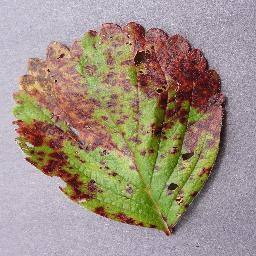
#> input picture mobile/assets/catalog/Strawberry_Leaf_scorch.jpg, 256 x 256 px
$ python -i validation.py   (imports and definitions only)
#> lines starting #> are read from the running program, lines starting #| are printed output that depends on the picture; after the words box and inside, x2 and y2 are one past the last pixel; in counts of white or black regions, pixels touching at a corner belong together
"""Rasm validatsiyasi: o'lcham ≥224×224, yorug'lik, xiralik (Laplacian variance), o'simlik bor-yo'qligi."""
from dataclasses import dataclass

import numpy as np
from PIL import Image

MIN_SIDE = 224
MIN_BRIGHTNESS = 35
MAX_BRIGHTNESS = 235
# Xiralik 320px'ga kichraytirilgan rasmda, eng tiniq 1/4 bo'laklar bo'yicha o'lchanadi:
# telefonning ozgina "yumshoq" surati va orqa foni xira (bokeh) close-up'lar o'tadi,
# faqat haqiqatan xira (qimirlagan, fokussiz) rasmlar rad etiladi.
SHARPNESS_SIDE = 320
SHARPNESS_GRID = 4
MIN_LAPLACIAN_VAR = 5.0
MIN_PLANT_RATIO = 0.08


@dataclass
class ValidationResult:
    ok: bool
    reason: str | None = None
    brightness: float = 0.0
    sharpness: float = 0.0
    plant_ratio: float = 0.0


def laplacian_variance(gray: np.ndarray) -> float:
    """OpenCV cv2.Laplacian(gray, CV_64F).var() ekvivalenti (3x3 yadro)."""
    g = gray.astype(np.float64)
    lap = (-4 * g[1:-1, 1:-1] + g[:-2, 1:-1] + g[2:, 1:-1] + g[1:-1, :-2] + g[1:-1, 2:])
    return float(lap.var())


def sharpness(img: Image.Image) -> float:
    """Rasmning eng tiniq qismlari (4×4 to'rning yuqori chorak bo'laklari) Laplacian variance o'rtachasi."""
    small = img.convert("L")
    small.thumbnail((SHARPNESS_SIDE, SHARPNESS_SIDE))
    g = np.asarray(small)
    h, w = g.shape
    n = SHARPNESS_GRID
    tiles = sorted(
        (laplacian_variance(g[i * h // n:(i + 1) * h // n, j * w // n:(j + 1) * w // n]) for i in range(n) for j in range(n)),
        reverse=True,
    )
    top = tiles[: max(1, len(tiles) // 4)]
    return float(sum(top) / len(top))


def vegetation_masks(rgb: np.ndarray) -> tuple[np.ndarray, np.ndarray]:
    """(barg piksellar maskasi, dog'/zararlangan piksellar maskasi) — HSV evristikasi."""
    hsv = np.asarray(Image.fromarray(rgb).convert("HSV"), dtype=np.float32)
    h, s, v = hsv[..., 0] * 360 / 255, hsv[..., 1] / 255, hsv[..., 2] / 255
    green = (h >= 60) & (h <= 170) & (s > 0.18) & (v > 0.15)
    lesion = (h >= 10) & (h < 60) & (s > 0.25) & (v > 0.12)  # sariq/qo'ng'ir dog'lar
    dark_spots = (v < 0.22) & (s > 0.15)
    return green | lesion, lesion | dark_spots


def validate(img: Image.Image) -> ValidationResult:
    w, h = img.size
    if min(w, h) < MIN_SIDE:
        return ValidationResult(False, f"Rasm juda kichik ({w}×{h}). Kamida {MIN_SIDE}×{MIN_SIDE} bo'lishi kerak.")
    small = img.convert("RGB")
    small.thumbnail((512, 512))
    rgb = np.asarray(small)
    gray = np.asarray(small.convert("L"))
    brightness = float(gray.mean())
    if brightness < MIN_BRIGHTNESS:
        return ValidationResult(False, "Rasm juda qorong'i. Yorug' joyda qayta suratga oling.", brightness)
    if brightness > MAX_BRIGHTNESS:
        return ValidationResult(False, "Rasm juda yorug' (oqarib ketgan). Soyaroq joyda suratga oling.", brightness)
    sharp = sharpness(img)
    if sharp < MIN_LAPLACIAN_VAR:
        return ValidationResult(False, "Rasm xira. Kamerani qimirlatmay, bargga fokus qilib suratga oling.", brightness, sharp)
    leaf, _ = vegetation_masks(rgb)
    ratio = float(leaf.mean())
    if ratio < MIN_PLANT_RATIO:
        return ValidationResult(False, "Rasmda o'simlik bargi aniqlanmadi. Bargni kadrga yaqinroq oling.", brightness, sharp, ratio)
    return ValidationResult(True, None, brightness, sharp, ratio)

>>> from PIL import Image
>>> picture = Image.open('../../../mobile/assets/catalog/Strawberry_Leaf_scorch.jpg')
#> picture is the input picture: PIL image 256x256 RGB; mean R, G, B 159.6, 144.1, 130.9
>>> result = validate(picture)
#> in validate, `gray = np.asarray(small.convert("L"))`:
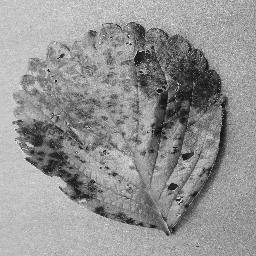
#> gray: shape (256, 256); min 4, max 253, mean 147.3
#> in validate, `brightness = float(gray.mean())`: brightness = 147.3
#> in laplacian_variance (call 16), `g = gray.astype(np.float64)`:
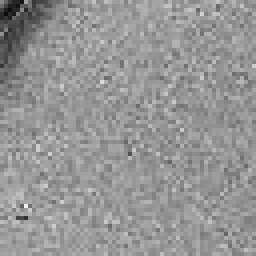
#> g: shape (64, 64) float64 (shown 4 times larger); min 10, max 243, mean 149.4
#> in sharpness, `tiles = sorted( (laplacian_variance(g[i * h // n:(i + 1) * h // n, j *..`: tiles = [12703.7, 9757.2, 8426.6, 7980.9, 7569.7, 7171.5, 6907.1, 6361.1, 5842.2, 5795.8, 5069, 4720.5, 4424.6, 3322.9, 1507.2, 529.2]
#> in sharpness, `top = tiles[: max(1, len(tiles) // 4)]`: top = [12703.7, 9757.2, 8426.6, 7980.9]
#> in validate, `sharp = sharpness(img)`: sharp = 9717.1
#> in vegetation_masks, `hsv = np.asarray(Image.fromarray(rgb).convert("HSV"), dtype=np.float32)`:
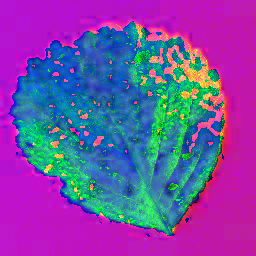
#> hsv: shape (256, 256, 3) float32; mean R, G, B 120.1, 75, 165.8
#> in vegetation_masks, `h, s, v = hsv[..., 0] * 360 / 255, hsv[..., 1] / 255, hsv[..., 2] / 255`:
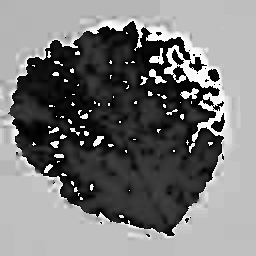
#> h: shape (256, 256) float32; min 0, max 358.6, mean 169.5; drawn with min black and max white
#> in vegetation_masks, `h, s, v = hsv[..., 0] * 360 / 255, hsv[..., 1] / 255, hsv[..., 2] / 255`:
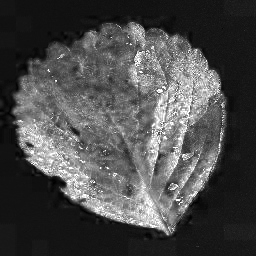
#> s: shape (256, 256) float32; min 0, max 1, mean 0.294
#> in vegetation_masks, `green = (h >= 60) & (h <= 170) & (s > 0.18) & (v > 0.15)`:
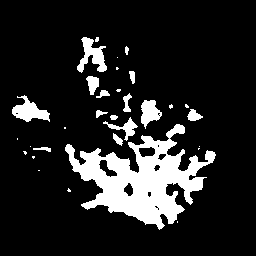
#> green: shape (256, 256) bool; 13.9% white; 31 white regions (16 under 20 px), largest, box (x1, y1, x2, y2) and area: (65, 124, 216, 230) 6661, (77, 37, 107, 73) 518, (12, 95, 50, 122) 515
#> in vegetation_masks, `lesion = (h >= 10) & (h < 60) & (s > 0.25) & (v > 0.12)  # sariq/qo'ng..`: lesion: shape (256, 256) bool; 21.9% white; 36 white regions (27 under 20 px), largest, box (x1, y1, x2, y2) and area: (13, 24, 214, 205) 11867, (178, 130, 223, 191) 943, (88, 183, 189, 235) 860
#> in vegetation_masks, `dark_spots = (v < 0.22) & (s > 0.15)`: dark_spots: shape (256, 256) bool; 1.1% white in thin lines or dots, all inside (x1, y1, x2, y2) = (31, 24, 226, 233)
#> in validate, `leaf, _ = vegetation_masks(rgb)`:
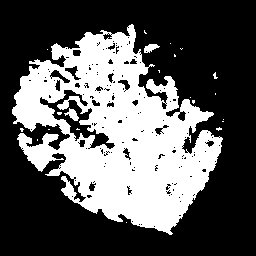
#> leaf: shape (256, 256) bool; 35.8% white; 22 white regions (19 under 20 px), largest, box (x1, y1, x2, y2) and area: (12, 24, 223, 235) 23210, (64, 108, 79, 121) 94, (144, 44, 160, 53) 88
#> in validate, `ratio = float(leaf.mean())`: ratio = 0.358

$ run again, on mobile/assets/catalog/Apple_Black_rot.jpg
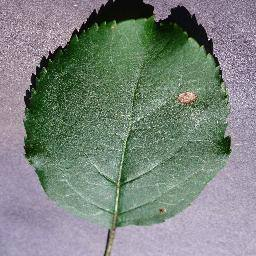
#> input picture mobile/assets/catalog/Apple_Black_rot.jpg, 256 x 256 px
#> picture is the input picture: PIL image 256x256 RGB; mean R, G, B 123.3, 132.4, 125.9
#> in validate, `gray = np.asarray(small.convert("L"))`:
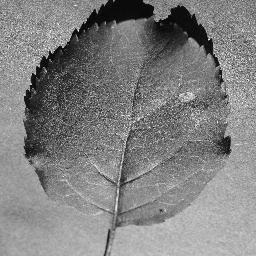
#> gray: shape (256, 256); min 0, max 253, mean 129
#> brightness = 129
#> tiles = [22028.8, 21247.1, 19297, 18758, 17983.4, 15023.2, 13824.2, 13248.1, 7259.4, 6880.4, 6647.3, 4232.6, 1329.8, 766.9, 368.5, 174.1]
#> top = [22028.8, 21247.1, 19297, 18758]
#> sharp = 20332.7
#> green: shape (256, 256) bool; 35.9% white; 211 white regions (203 under 20 px), largest, box (x1, y1, x2, y2) and area: (24, 15, 231, 229) 22680, (184, 175, 212, 190) 161, (143, 169, 168, 192) 126
#> lesion: shape (256, 256) bool; 0.23% white in thin lines or dots, all inside (x1, y1, x2, y2) = (67, 14, 198, 256)
#> dark_spots: shape (256, 256) bool; 6.5% white; 404 white regions (398 under 20 px), largest, box (x1, y1, x2, y2) and area: (30, 0, 154, 96) 1767, (152, 5, 219, 67) 1288, (24, 90, 41, 115) 179, (24, 141, 42, 157) 122, (218, 136, 231, 154) 110, (26, 130, 32, 140) 27
#> in validate, `leaf, _ = vegetation_masks(rgb)`:
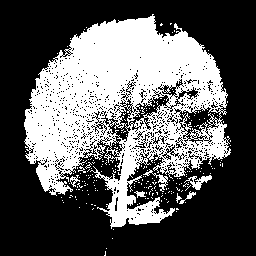
#> leaf: shape (256, 256) bool; 36.1% white; 217 white regions (209 under 20 px), largest, box (x1, y1, x2, y2) and area: (24, 14, 231, 229) 22819, (184, 175, 212, 190) 161, (143, 169, 168, 192) 126
#> ratio = 0.361

$ run again, on mobile/assets/catalog/Apple_Cedar_rust.jpg
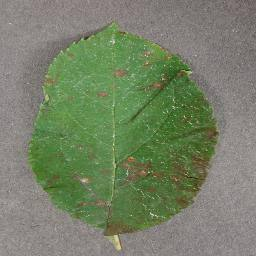
#> input picture mobile/assets/catalog/Apple_Cedar_rust.jpg, 256 x 256 px
#> picture is the input picture: PIL image 256x256 RGB; mean R, G, B 118, 129.2, 103.4
#> in validate, `gray = np.asarray(small.convert("L"))`:
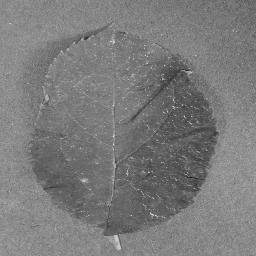
#> gray: shape (256, 256); min 18, max 222, mean 122.9
#> brightness = 122.9
#> tiles = [2278.7, 1891.7, 1240.2, 859, 816, 777.4, 768.8, 744.6, 696.8, 645.2, 581.5, 554.1, 479.4, 425, 410.5, 327.1]
#> top = [2278.7, 1891.7, 1240.2, 859]
#> sharp = 1567.4
#> green: shape (256, 256) bool; 42.7% white; 5 white regions (3 under 20 px), largest, box (x1, y1, x2, y2) and area: (27, 21, 219, 232) 27934, (107, 236, 117, 244) 38
#> lesion: shape (256, 256) bool; 2.4% white; 27 white regions (14 under 20 px), largest, box (x1, y1, x2, y2) and area: (192, 156, 209, 198) 312, (123, 157, 151, 181) 291, (105, 224, 137, 238) 242
#> dark_spots: shape (256, 256) bool; 0.02% white in thin lines or dots, all inside (x1, y1, x2, y2) = (86, 37, 198, 189)
#> in validate, `leaf, _ = vegetation_masks(rgb)`:
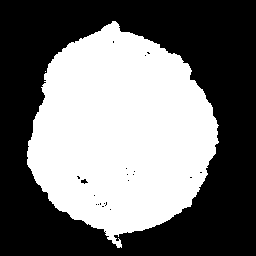
#> leaf: shape (256, 256) bool; 45.1% white; 2 white regions (1 under 20 px), largest, box (x1, y1, x2, y2) and area: (27, 21, 219, 248) 29533
#> ratio = 0.451

$ run again, on mobile/assets/catalog/Apple_Scab.jpg
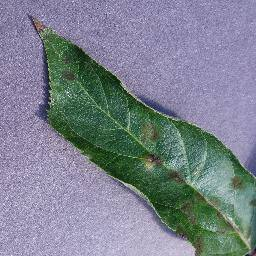
#> input picture mobile/assets/catalog/Apple_Scab.jpg, 256 x 256 px
#> picture is the input picture: PIL image 256x256 RGB; mean R, G, B 124.5, 131, 142.9
#> brightness = 130.4
#> tiles = [15075.4, 13974.2, 13882, 12497.6, 11831.7, 11223.5, 9790.7, 9033.8, 7737.1, 7180.2, 6228.4, 6149.9, 4440.6, 3936.4, 2314.6, 1389.8]
#> top = [15075.4, 13974.2, 13882, 12497.6]
#> sharp = 13857.3
#> green: shape (256, 256) bool; 29.3% white; 20 white regions (18 under 20 px), largest, box (x1, y1, x2, y2) and area: (41, 29, 256, 256) 19160, (218, 176, 224, 182) 23
#> lesion: shape (256, 256) bool; 0.11% white in thin lines or dots, all inside (x1, y1, x2, y2) = (36, 23, 237, 251)
#> in vegetation_masks, `dark_spots = (v < 0.22) & (s > 0.15)`:
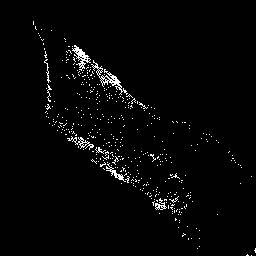
#> dark_spots: shape (256, 256) bool; 2.3% white in thin lines or dots, all inside (x1, y1, x2, y2) = (33, 21, 256, 256)
#> leaf: shape (256, 256) bool; 29.4% white; 23 white regions (21 under 20 px), largest, box (x1, y1, x2, y2) and area: (41, 29, 256, 256) 19217, (218, 176, 224, 182) 23
#> ratio = 0.294
